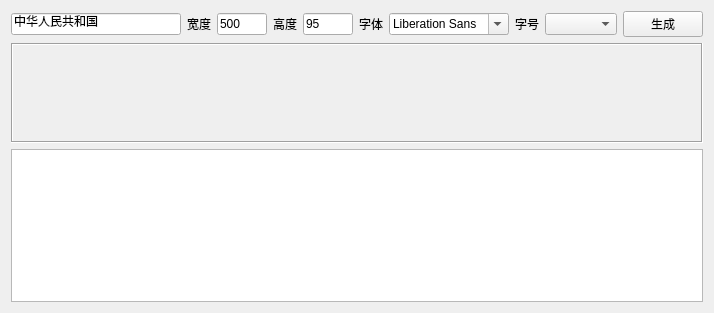
<?xml version="1.0" encoding="UTF-8"?>
<ui version="4.0">
 <class>frmLEDAPI</class>
 <widget class="QWidget" name="frmLEDAPI">
  <property name="geometry">
   <rect>
    <x>0</x>
    <y>0</y>
    <width>714</width>
    <height>313</height>
   </rect>
  </property>
  <property name="windowTitle">
   <string>Form</string>
  </property>
  <layout class="QGridLayout" name="gridLayout">
   <item row="1" column="0" colspan="10">
    <widget class="QLabel" name="labImage">
     <property name="minimumSize">
      <size>
       <width>0</width>
       <height>100</height>
      </size>
     </property>
     <property name="frameShape">
      <enum>QFrame::Box</enum>
     </property>
     <property name="frameShadow">
      <enum>QFrame::Sunken</enum>
     </property>
     <property name="text">
      <string/>
     </property>
     <property name="alignment">
      <set>Qt::AlignCenter</set>
     </property>
    </widget>
   </item>
   <item row="0" column="2">
    <widget class="QLineEdit" name="txtWidth">
     <property name="maximumSize">
      <size>
       <width>50</width>
       <height>16777215</height>
      </size>
     </property>
     <property name="text">
      <string>500</string>
     </property>
    </widget>
   </item>
   <item row="0" column="0">
    <widget class="QLineEdit" name="lineEdit">
     <property name="text">
      <string>中华人民共和国</string>
     </property>
    </widget>
   </item>
   <item row="0" column="6">
    <widget class="QFontComboBox" name="fontComboBox">
     <property name="maximumSize">
      <size>
       <width>120</width>
       <height>16777215</height>
      </size>
     </property>
    </widget>
   </item>
   <item row="0" column="7">
    <widget class="QLabel" name="lanFontSize">
     <property name="text">
      <string>字号</string>
     </property>
    </widget>
   </item>
   <item row="0" column="9">
    <widget class="QPushButton" name="pushButton">
     <property name="text">
      <string>生成</string>
     </property>
    </widget>
   </item>
   <item row="0" column="1">
    <widget class="QLabel" name="labWidth">
     <property name="text">
      <string>宽度</string>
     </property>
    </widget>
   </item>
   <item row="0" column="5">
    <widget class="QLabel" name="labFontName">
     <property name="text">
      <string>字体</string>
     </property>
    </widget>
   </item>
   <item row="0" column="3">
    <widget class="QLabel" name="labHeight">
     <property name="text">
      <string>高度</string>
     </property>
    </widget>
   </item>
   <item row="2" column="0" colspan="10">
    <widget class="QTextEdit" name="textEdit"/>
   </item>
   <item row="0" column="8">
    <widget class="QComboBox" name="cboxFontSize"/>
   </item>
   <item row="0" column="4">
    <widget class="QLineEdit" name="txtHeight">
     <property name="maximumSize">
      <size>
       <width>50</width>
       <height>16777215</height>
      </size>
     </property>
     <property name="text">
      <string>95</string>
     </property>
    </widget>
   </item>
  </layout>
 </widget>
 <resources/>
 <connections/>
</ui>
